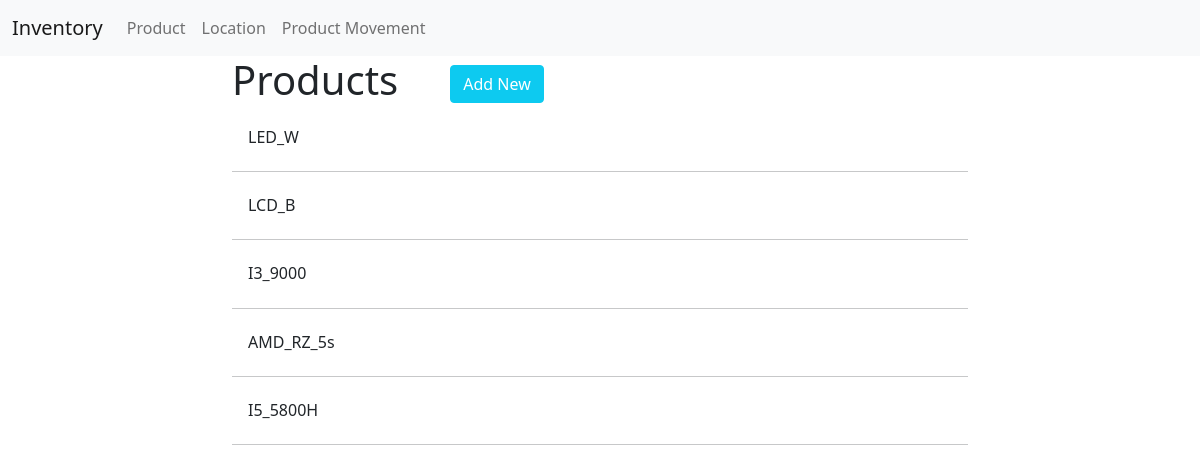
/product, run on the app's committed database.
### app/models.py (models this page shows)
class Product(models.Model):
    product_id = models.CharField(max_length=10)
    def __str__(self):
        return self.product_id

### app/views.py (the view)
# urls.py: path('product',views.ProductView.as_view(),name='product_list_view'),
class ProductView(ListView):
    template_name = 'product.html'
    model = Product
    context_object_name = 'products'

### templates/product.html (shortened to what this page needs)
{% extends 'base.html' %}
{% load crispy_forms_tags %}
{% load static %}
{% block content %}
<div class="container">
    <div class="row justify-content-center">
        <div class="col-md-8">
            {% if products %}
            <h1 class="fw-light pb-2">Products &nbsp; &nbsp; <a class="btn btn-info text-white" href="{% url 'product_create_view' %}">Add New</a></h1>
            {% for product in products %}
            <h6 class="fw-light"><a class="nav-link text-dark" href="{% url 'product_update_view' product.pk %}">{{product}}</a></h6>
            <hr>
            {% endfor %}
            {% endif %}
        </div>
    </div>
</div>
{% endblock content %}

### data on the page
Product: product "LED_W"
Product: product "LCD_B"
Product: product "I3_9000"
Product: product "AMD_RZ_5s"
Product: product "I5_5800H"
